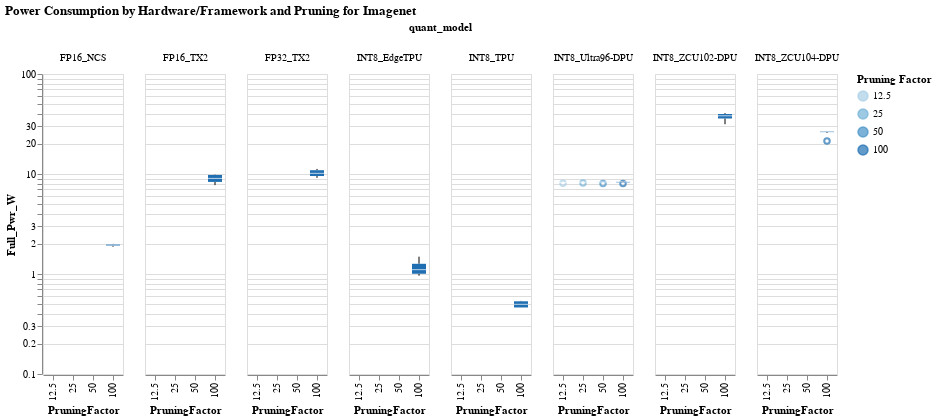

The notebook cell saved with this chart:
### Code cell
#hide_input
#%run scripts/altair_plots.py  #run the plot script if it wasn't previously run
boxplot(df=imagenet_df_v1, yaxis="Full_Pwr_W", title="Power Consumption by Hardware/Framework and Pruning for Imagenet")
